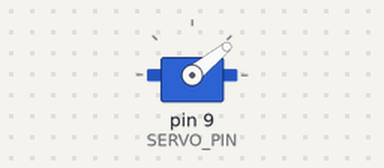
Bench run of a sketch on a simulated Arduino Uno, built with avr-gcc and run on an emulated ATmega328P. Parts: servo.

Above: at 2.4 s.
At 3.0 s:
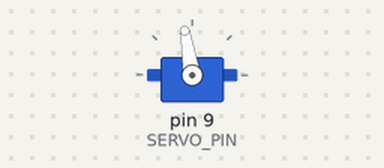
At 3.9 s:
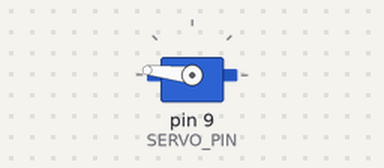
At 5.7 s:
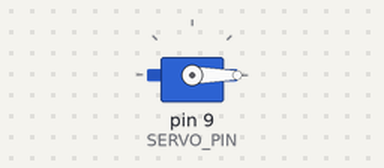
Timing chart, 0 to 7.2 s (numbered marks = the images above):
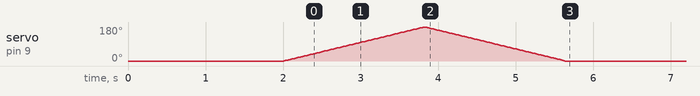

The sketch:

canonical-servo.ino
```cpp
// canonical-servo.ino — Day-2 baseline sketch for the Uno flash spike.
//
// Purpose: the harder verification target. Servo's PWM timing exercises
// code paths that simple GPIO toggling does not — a hex that writes
// byte-correct via STK500v1 read-back but does NOT physically sweep the
// servo is the actual signal the spike is built to surface.
//
// Behavior: 2-second startup delay (lets the operator confirm the previous
// sketch stopped before this one starts), then a single 0 → 180 → 0
// sweep at 10ms per degree, then idle. One-shot rather than continuous
// so the visual result is unambiguous and a stuck servo doesn't masquerade
// as "running".
//
// Wiring per fixtures/generated/archetype-1/01-distance-servo.json:
//   servo VCC    → Uno 5V
//   servo GND    → Uno GND
//   servo Signal → Uno pin 9 (PWM-capable)

#include <Servo.h>

const int SERVO_PIN = 9;
const int STEP_DELAY_MS = 10;

Servo myServo;

void setup() {
  myServo.attach(SERVO_PIN);
  myServo.write(0);
  delay(2000);

  for (int angle = 0; angle <= 180; angle++) {
    myServo.write(angle);
    delay(STEP_DELAY_MS);
  }
  for (int angle = 180; angle >= 0; angle--) {
    myServo.write(angle);
    delay(STEP_DELAY_MS);
  }
}

void loop() {
  // Idle. The setup() one-shot sweep is the entire visible behavior;
  // re-flashing is the way to repeat the sweep.
}
```
